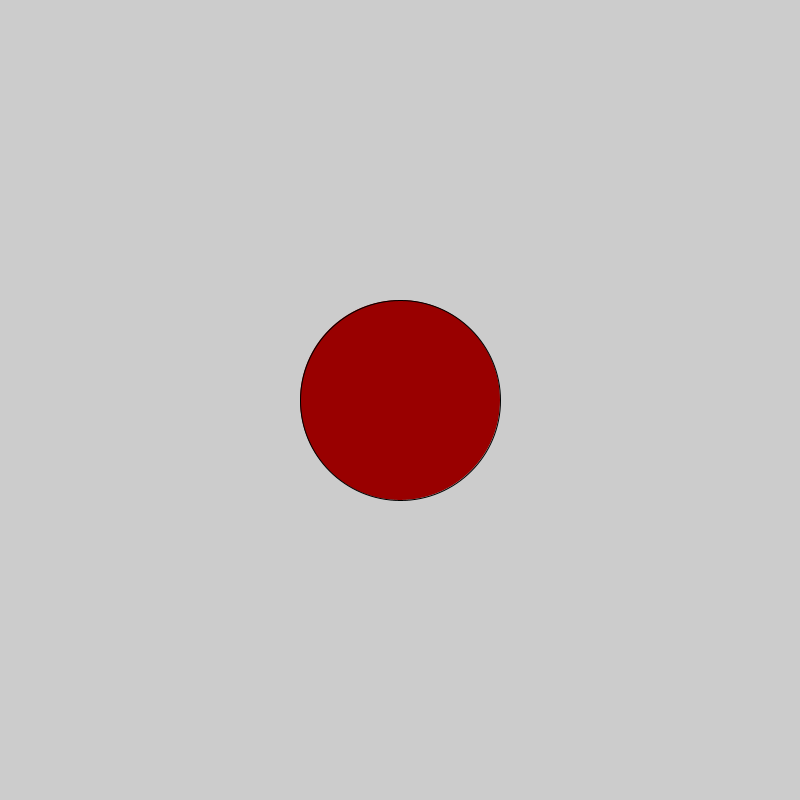
Frame 1 (no input)
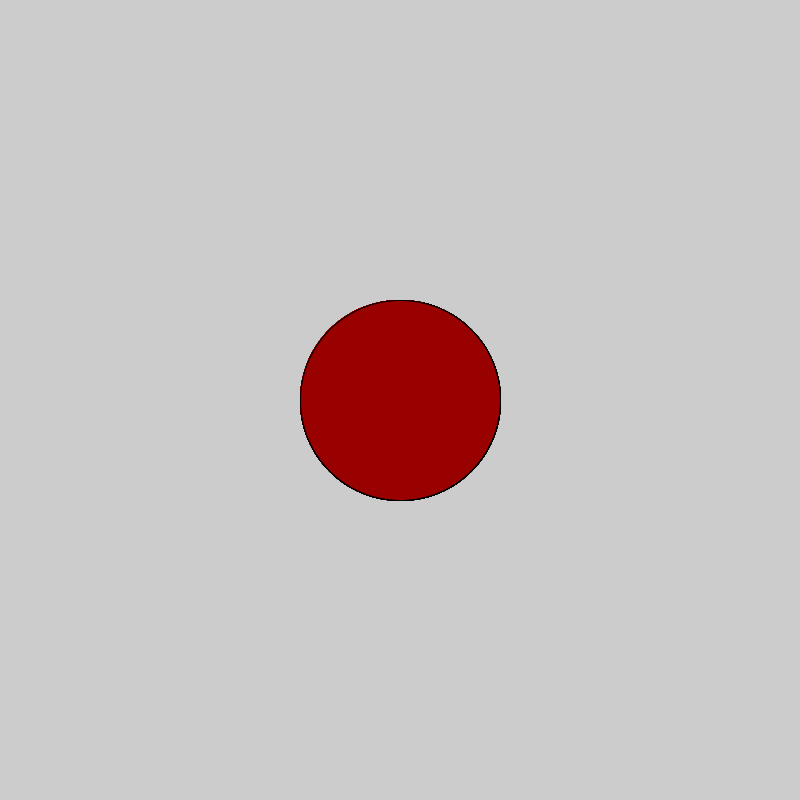
Frame 60 (the mouse pressed at the canvas centre just before this capture)
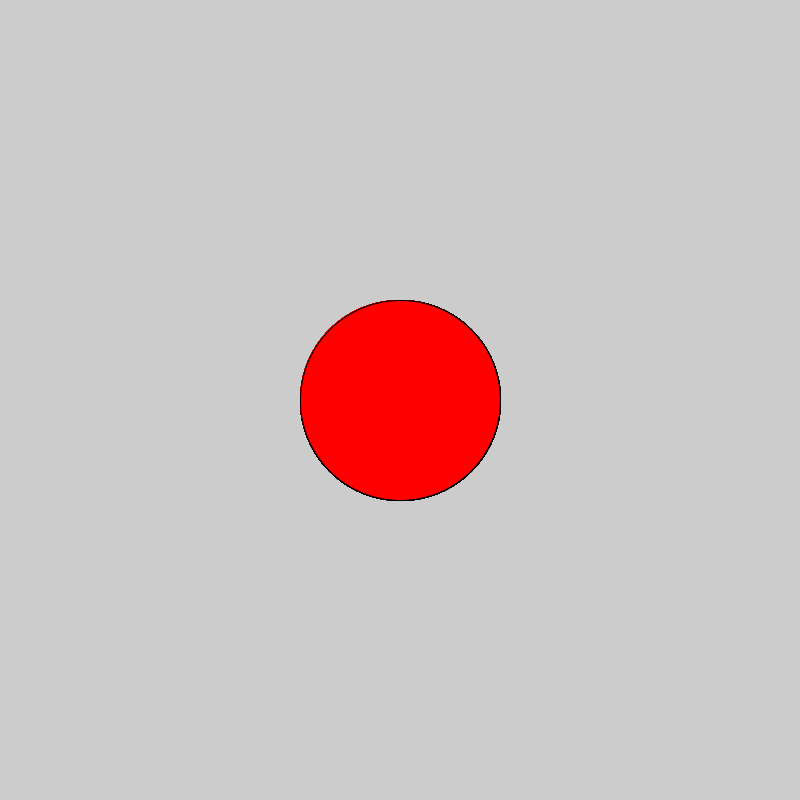
Frame 120 (the mouse held since frame 60 and released just before this capture)

The Processing sketch that drew these frames (run headless with seeded random() and noise(); from frame 60 on, the mouse is pressed at the canvas centre):

// Processing sketch: illogicaldot
// ── illogicaldot.pde
 void setup() {
  size(800, 800);
}

void draw() {
  
   //2. make it a nice color
fill(153, 0, 0);
   //3. if the mouse is pressed, fill the circle with a different color          
if(mousePressed){
  fill(255, 0, 0);
}
ellipse(400, 400, 200, 200);

}
// Copyright Wintriss Technical Schools 2013
